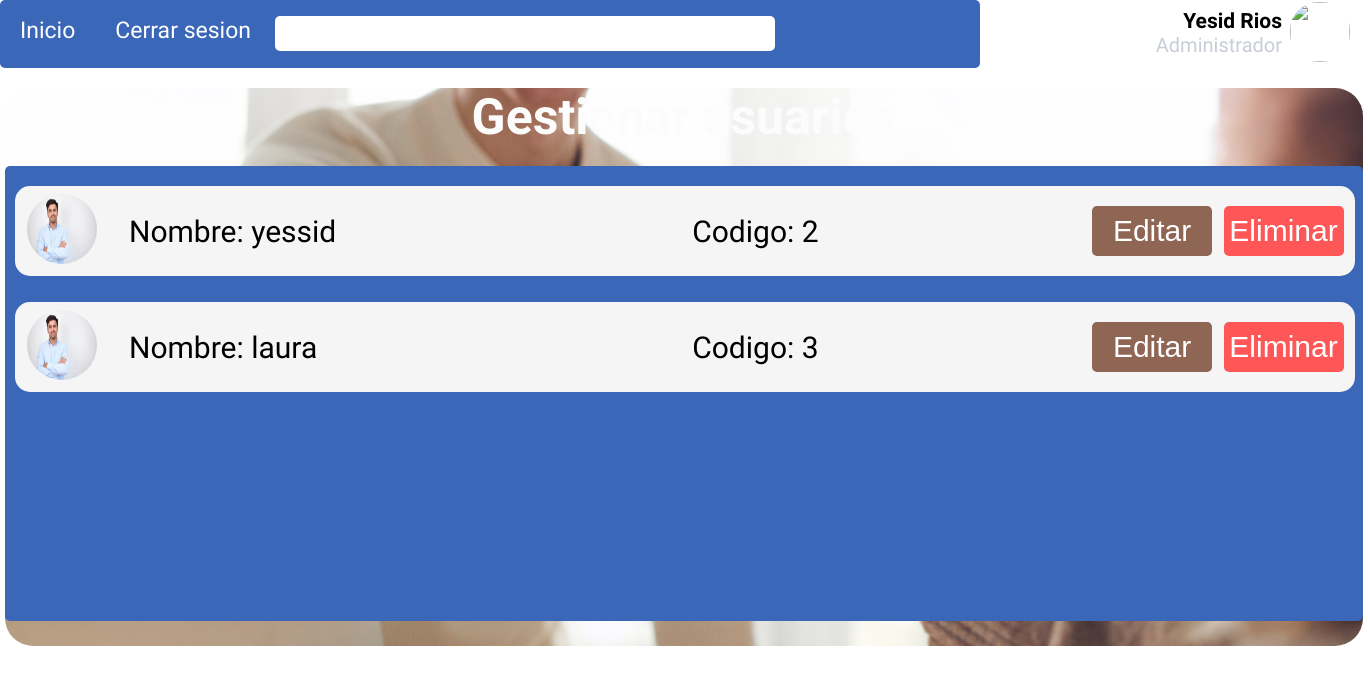
Screenshot of /admin/dashboard/usuarios/listar with the database file from the repository.
### tables this page shows
CREATE TABLE usuario (idusuario INTEGER PRIMARY KEY AUTOINCREMENT, nombre TEXT, user TEXT NOT NULL, password VARCHAR NOT NULL, email TEXT NOT NULL, rol TEXT);

### app.py (the view)
@app.route("/admin/dashboard/usuarios/listar", methods=["GET", "POST"])
def usuario_listar():
    if request.method == 'GET':
        try:
            with sqlite3.connect("dbh.db") as con:
                con.row_factory = sqlite3.Row
                cur = con.cursor()
                cur.execute("SELECT nombre, idusuario FROM usuario WHERE rol IS NULL")
                row = cur.fetchall()
                if row is None:
                    print('No hay registros')
                return render_template ("gestionarusuario.html", row=row)
        except Error:
            print(Error)

### templates/gestionarusuario.html (shortened to what this page needs)
<!DOCTYPE html>
<html lang="en">
<head>
    <link rel="stylesheet" href="{{url_for('static',filename='css/gestionarusuarios.css')}}">
</head>
<body>
    <header>
        <div class="dash_container">
            <div class="menu_dashboard">
                <ul>
                    <li><a href="/"> Inicio</a></li>
                    <li><a href="/">Cerrar sesion</a></li>
                </ul>
                <input type="search" name="searchadmin" id="searchadmin">
            </div>
            <div class="menu_dash_nombre">
                <h1>Yesid Rios</h1>
                <P>Administrador</P>
            </div>
            <div class="menu_dashimg">
                <img src="/static/img/pexels-rodnae-productions-7821936.jpg" alt="" id="imgadmin">
            </div>
        </div>
    </header>
    <section>
        <div class="container_gestionusuario">
            <div class="fondo">
                <div class="titulo">
                    <h1> Gestionar usuarios</h1>
                </div>
                <div class="fondo_azul">
                    {% for r in row %}
                    <div class="elementos_user">
                        <table style="width: 100%; text-align: left">
                            <tr>
                                <td style="width: 5%;"><img src="/static/img/joven-confiado_1098-20868.webp" alt=""></td>
                                <td style="width: 40%;"><p class="nombre">Nombre: {{ r["nombre"] }}</p></td>
                                <td><p class="codigo">Codigo: {{ r["idusuario"] }}</p></td>
                                <td style="width: 10%; padding-left: 0.5%;"><a href="/admin/dashboard/usuarios/editar"><input type="button" value="Editar" id="Editar"></a></td>
                                <td style="width: 10%; padding-left: 0.25%;"><a href="/admin/dashboard/usuarios/delete"><input type="button" value="Eliminar" id="Eliminar"></a></td>
                            </tr>
                        </table>
                    </div>
                    {% endfor%}
                </div>
            </div>
        </div>
    </section>
</body>
</html>

### static/css/gestionarusuarios.css (style rules this page uses)
* { padding: 0; margin: 0; }
.dash_container { display: flex; flex-flow: row wrap; align-items: center; font-family: 'Hammersmith One', sans-serif; }
.menu_dashboard { width: 980px; background-color:#3a67b8; border-radius: 5px; color: white; font-family: 'Hammersmith One', sans-serif; height: 68px; }
.menu_dashboard li { list-style: none; margin: 17px 20px; font-size: 23px; }
.menu_dashboard ul { display: inline-flex; }
.menu_dashboard input { height: 35px; width: 500px; border-radius: 5px; border: 0; }
.menu_dash_nombre { width: 310px; height: 68px; }
.menu_dash_nombre h1 { font-size: 21px; text-align: right; margin-top: 9px; margin-right: 8px; color: black; }
.menu_dash_nombre p { font-size: 20px; text-align: right; color: #c8cdd8; margin-right: 8px; }
.menu_dashimg img { height: 60px; width: 60px; border-radius: 28px; }
ul li a { text-decoration: none; color: white; }
.container_gestionusuario { display: flex; flex-flow: column wrap; font-family: 'Hammersmith One', sans-serif; justify-content: center; align-items: center; margin-top: 20px; }
div .fondo { background-image: url("/home/carlosortega/Documentos/ciclo 3/Desarrollo de software/prueba de python/img/gestorusuario.jpg"); background-color: rgba(0,0,0,0.8); background-repeat: no-repeat; background-size: cover; height: 558px; width: 1358px; border-radius: 28px; background-attachment: fixed; }
div .titulo h1 { font-size: 50px; text-align: center; color: rgb(253, 252, 252); }
div .fondo_azul { margin-top: 20px; background-color:#3a67b8; height: 455px; width: 1358px; position:absolute; overflow: scroll; overflow-x: hidden; border-radius: 5px; }
.elementos_user { display: inline-flex; margin-top: 20px; margin-left: 10px; margin-right: 10px; background-color:whitesmoke; height: 90px; width: 1340px; border-radius: 15px; justify-content: space-between; align-items: center; }
.elementos_user img { height: 70px; width: 70px; margin: 10px 10px; border-radius: 40px; }
.elementos_user p { font-size: 30px; margin: 0 20px; }
.elementos_user .codigo { margin-left: 50px; margin-right: 50px; }
.elementos_user input { border: 0; font-size: 30px; text-align: center; width: 120px; height: 50px; margin-right: 10px; }
.elementos_user #Editar { background-color: #8f6554; border-radius: 5px; color: white; }
.elementos_user #Eliminar { background-color: #ff5757; border-radius: 5px; color: white; }

### rows the page displays
usuario: nombre "yessid", idusuario "2"
usuario: nombre "laura", idusuario "3"
